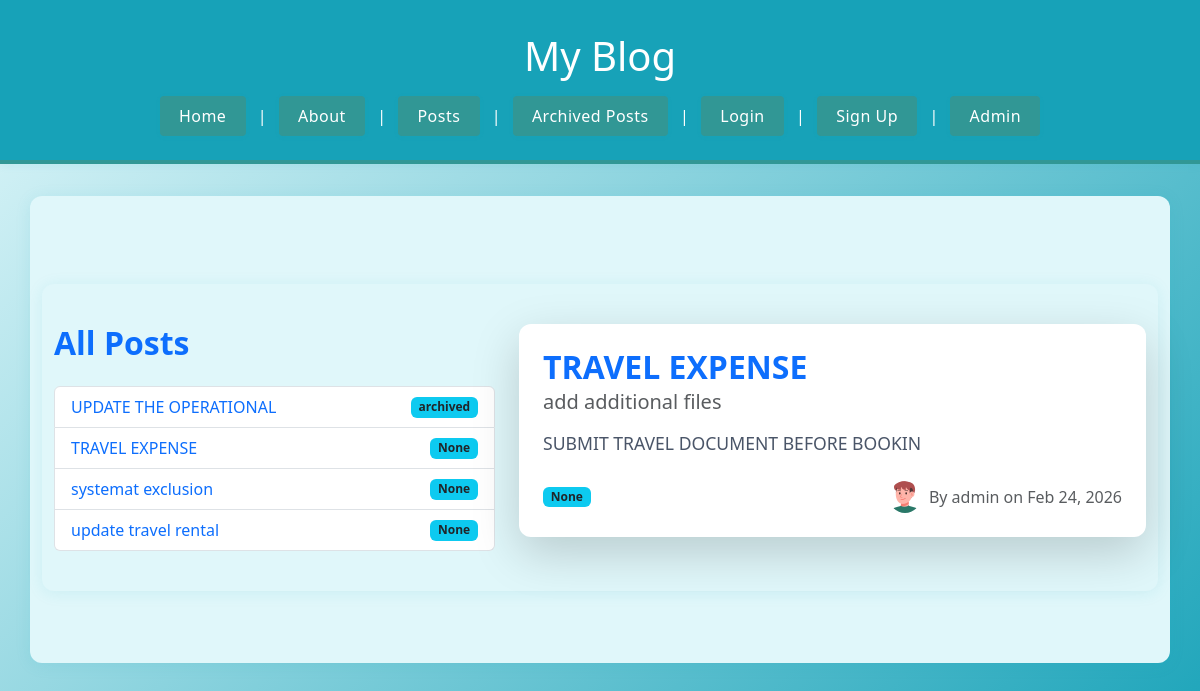
Page /posts/?post_id=2 on the committed database.
### posts/models.py (models this page shows, shortened)
class Post(models.Model):
	title = models.CharField(max_length=128)
	subtitle = models.CharField(max_length=256)
	body = models.TextField()
	created_on = models.DateTimeField(auto_now_add=True)
	author = models.ForeignKey(
		get_user_model(),
		on_delete=models.CASCADE
	)
	status = models.ForeignKey(
		Status,
		on_delete=models.DO_NOTHING,
		null=True,
		blank=True,
		related_name='posts'
	)

class Status(models.Model):
	name = models.CharField(max_length=128, unique=True)
	description = models.CharField(max_length=256, help_text="Write a description about the status")
	def __str__(self):
		return f"{self.name}"

### accounts/models.py (models this page shows, shortened)
class Profile(models.Model):
    user = models.OneToOneField(User, on_delete=models.CASCADE)
    avatar = models.CharField(max_length=64, choices=AVATAR_CHOICES, default='avatars/A47.png')

### posts/views.py (the view)
# urls.py: path('', combined_post_list_detail, name='post_list'),
def combined_post_list_detail(request):
	posts = Post.objects.all()
	post = None
	post_id = request.GET.get('post_id')
	if post_id:
		post = get_object_or_404(Post, pk=post_id)
	return render(request, 'posts/combined_list_detail.html', {'posts': posts, 'post': post})

### templates/posts/combined_list_detail.html (shortened to what this page needs)
{% extends 'base.html' %}
{% block content %}
<div class="container mt-5">
    <div class="row">
        <div class="col-md-5">
            <h2 class="fw-bold text-primary mb-4">All Posts</h2>
            <ul class="list-group">
                {% for p in posts %}
                    <li class="list-group-item d-flex justify-content-between align-items-center">
                        <a href="?post_id={{ p.pk }}" class="text-decoration-none">{{ p.title }}</a>
                        <span class="badge bg-info text-dark">{{ p.status }}</span>
                    </li>
                {% empty %}
                    <li class="list-group-item">No posts available yet.</li>
                {% endfor %}
            </ul>
        </div>
        <div class="col-md-7">
            {% if post %}
                <div class="card shadow-lg border-0 mt-3 mt-md-0">
                    <div class="card-body p-4">
                        <h2 class="card-title fw-bold text-primary mb-2">{{ post.title }}</h2>
                        <h5 class="card-subtitle mb-3 text-muted">{{ post.subtitle }}</h5>
                        <p class="card-text fs-5">{{ post.body|linebreaks }}</p>
                        <div class="d-flex justify-content-between align-items-center mt-4">
                            <span class="badge bg-info text-dark">{{ post.status }}</span>
                            <span class="text-muted d-flex align-items-center">
                                {% with profile=post.author.profile %}
                                    <img src="/static/images/{{ profile.avatar }}" alt="avatar" style="width:32px;height:32px;object-fit:cover;border-radius:50%;margin-right:8px;">
                                {% endwith %}
                                By {{ post.author }} on {{ post.created_on|date:'M d, Y' }}
                            </span>
                        </div>
                    </div>
                </div>
            {% else %}
                <div class="alert alert-info mt-3">Select a post to view details.</div>
            {% endif %}
        </div>
    </div>
</div>
{% endblock %}

### static/css/style.css (style rules this page uses)
body { font-family: 'Segoe UI', Arial, sans-serif; background: linear-gradient(135deg, #e0f7fa 0%, #17a2b8 100%); margin: 0; padding: 0; min-height: 100vh; color: #234e52; }
.container { max-width: 900px; margin: 2rem auto; background: #e0f7fa; box-shadow: 0 2px 16px rgba(23,162,184,0.10); border-radius: 12px; padding: 2.5rem 2rem; }
p, .card-text { font-size: 1.1rem; color: #4a5568; }
.card { border-radius: 12px !important; border: 1px solid #17a2b8; box-shadow: 0 2px 12px rgba(23,162,184,0.10); transition: box-shadow 0.2s; background: #fff; }
.badge { font-size: 1rem; padding: 0.5em 1em; border-radius: 8px; font-weight: 500; background: #17a2b8; color: #fff; }

### rows in the picture
Post: title "UPDATE THE OPERATIONAL", status "archived"
Post: title "TRAVEL EXPENSE", status "None", subtitle "add additional files", body "SUBMIT TRAVEL DOCUMENT BEFORE BOOKIN", author "admin", created_on "Feb 24, 2026"
Post: title "systemat exclusion", status "None"
Post: title "update travel rental", status "None"
Profile: avatar (picture)
